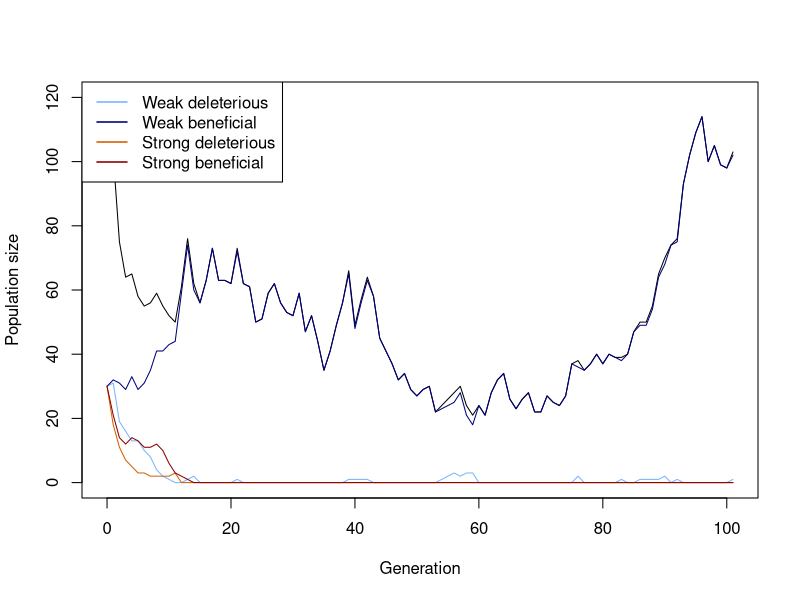
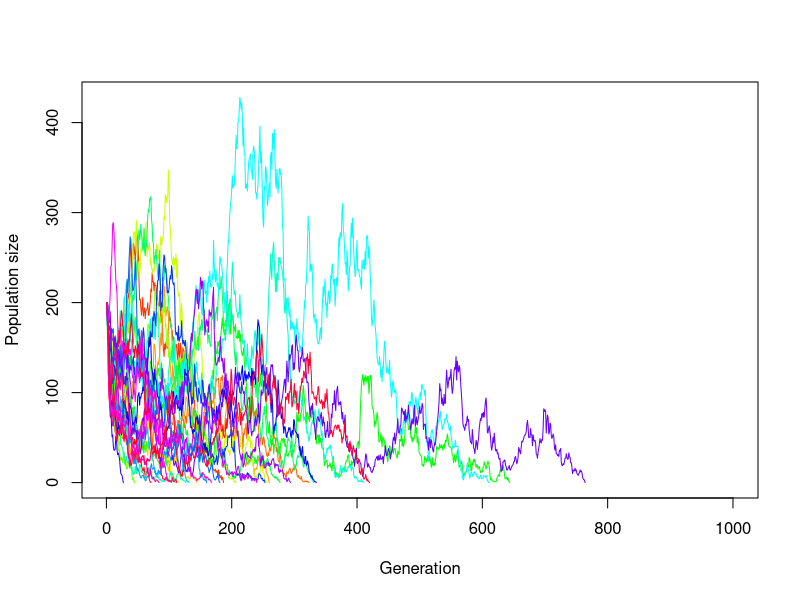
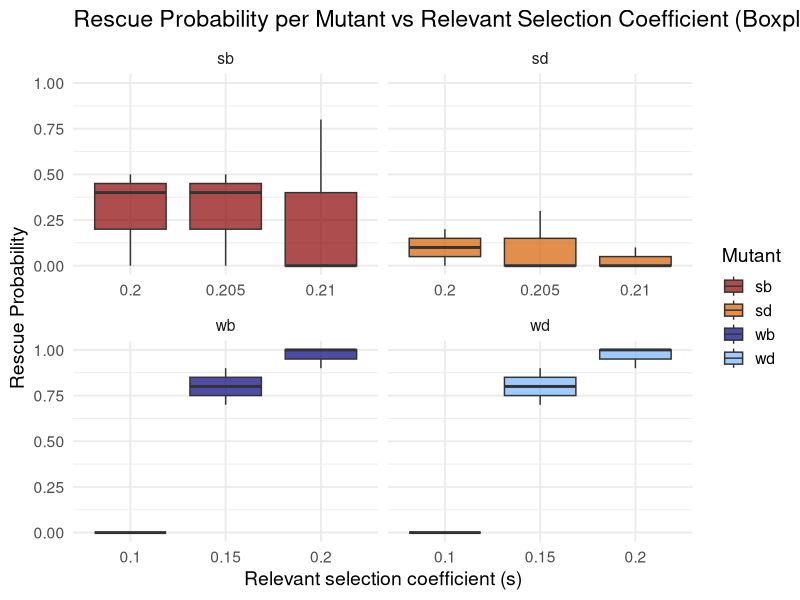
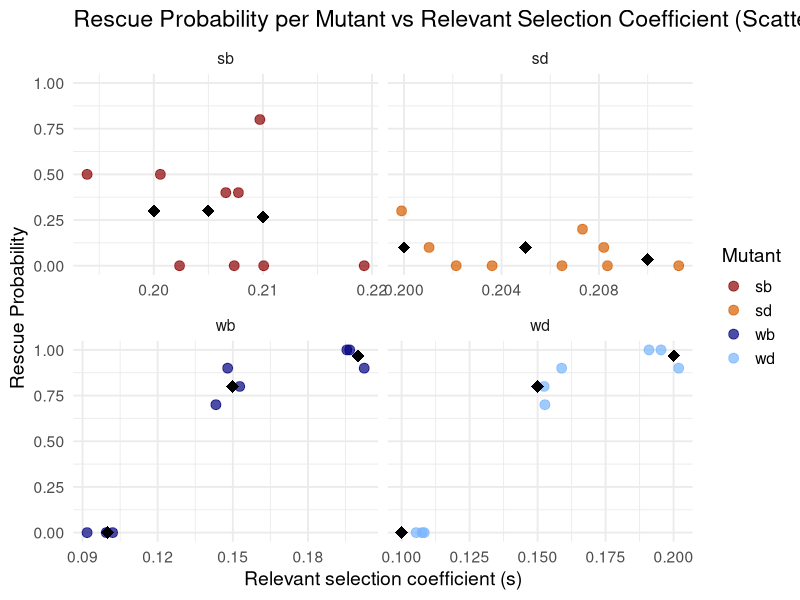
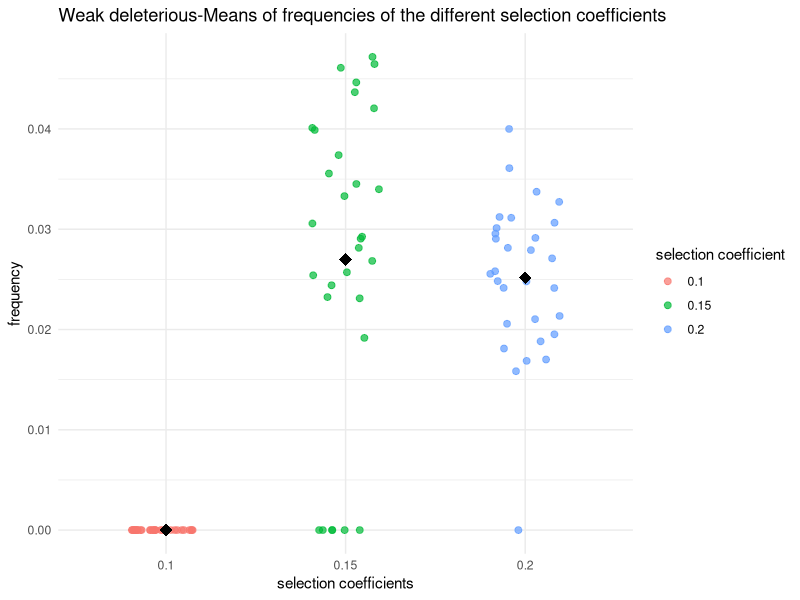
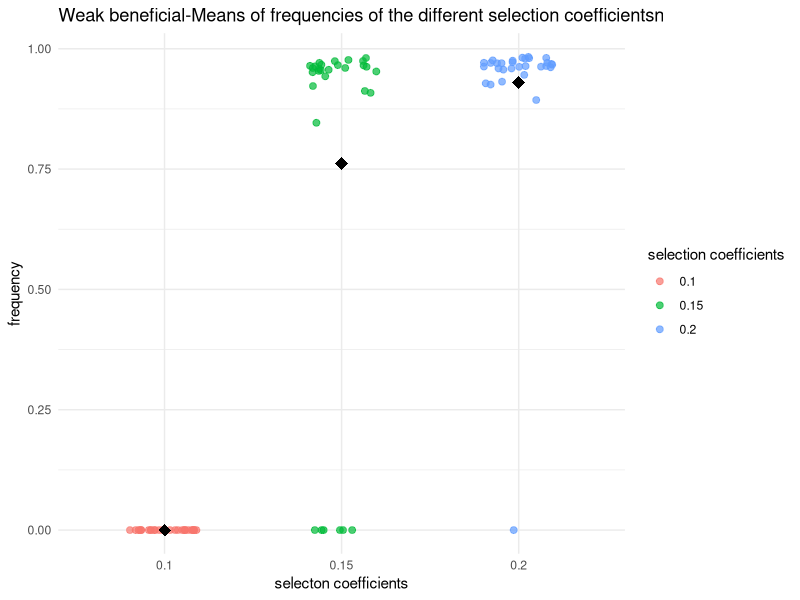
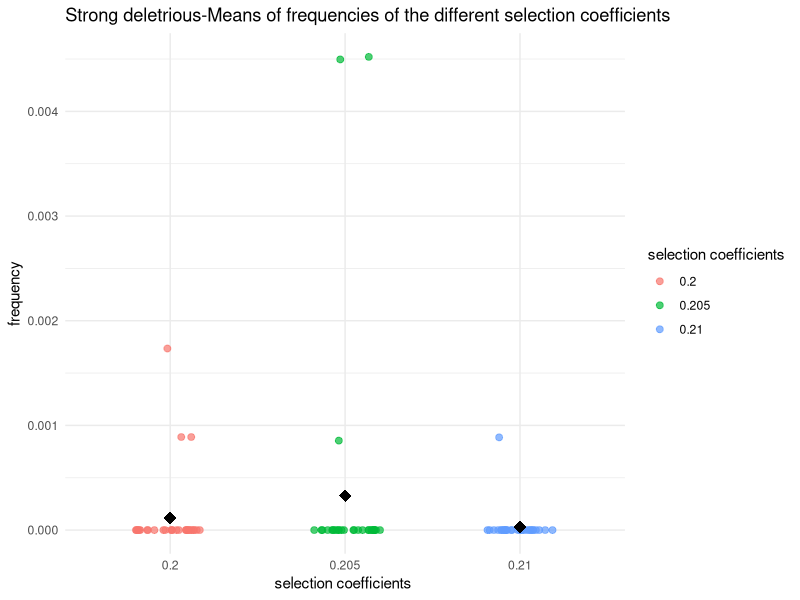
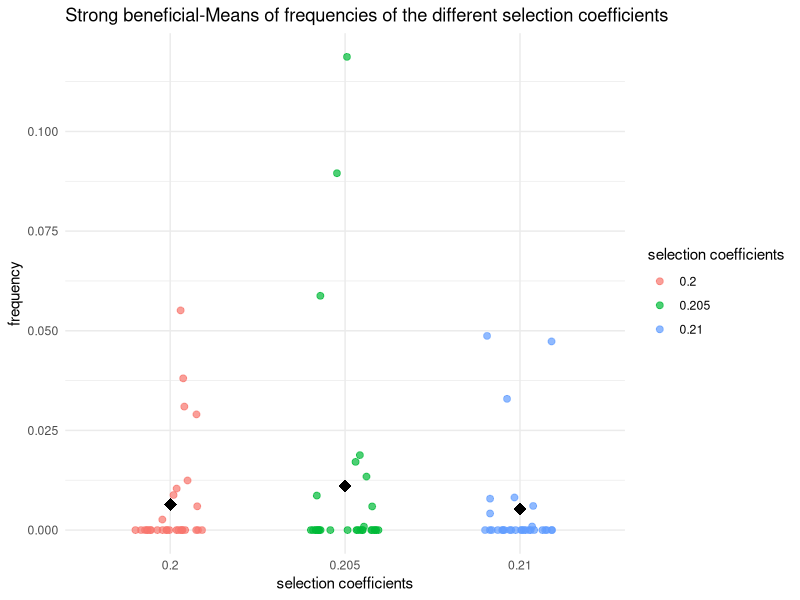

These figures' R source, in order:
## ---- chunk 1
# Function for simulating one Generation in the Population
# adding the population sizes, decay rates, seleection coefficients and mutation rates
simulate_one_gen <- function(N_wd, N_wb, N_sd, N_sb, decay_rate_wm, decay_rate_sm, s_wm, s_sm, m_rate_wm, m_rate_sm) {
  
  # draw Offspring according to Poisson Distribution
  # altered so all four different mutations are considered 
  # for deleterious mutations the s is calculated minus (negative effect) and for the beneficial muation the s is added (positive effect)
  
  offsp_wd <- rpois(1, N_wd * (1-decay_rate_wm-s_wm))
  offsp_wb <- rpois(1, N_wb * (1-decay_rate_wm+s_wm))
  offsp_sd <- rpois(1, N_sd * (1-decay_rate_sm-s_sm))
  offsp_sb <- rpois(1, N_sb * (1-decay_rate_sm+s_sm))
  
  # draw changing Mutants according to Poisson Distribution
  # alterations considering the for different mutations 
  
  mut_wd_to_wb <- rpois(1, offsp_wd * m_rate_wm)
  mut_sd_to_sb <- rpois(1, offsp_sd * m_rate_sm)
  mut_wb_to_wd <- rpois(1, offsp_wb * m_rate_wm)
  mut_sb_to_sd <- rpois(1, offsp_sb * m_rate_sm)
  
  # determine new Population Sizes of all four Mutants (2 versions of weak Mutations   and 2   versions of strong Mutations)
  # to account for back mutations as well (beneficial to deleterious), mutations rates for these cases are added (mut_b_to_d)
  
  N_wd_new <- max(offsp_wd - mut_wd_to_wb+ mut_wb_to_wd,0)
  N_wb_new <- max(offsp_wb - mut_wb_to_wd+ mut_wd_to_wb,0)
  N_sd_new <- max(offsp_sd - mut_sd_to_sb+ mut_sb_to_sd,0)
  N_sb_new <- max(offsp_sb - mut_sb_to_sd+ mut_sd_to_sb,0)
  
  # with the return function, the new values for population sizes are stored
  
 return(c(N_wd_new, N_wb_new, N_sd_new, N_sb_new))
}
  # with print we visualize the 4 numbers we get for the population sizes, we simulate the population by setting our parameters to certain values 


print(simulate_one_gen(N_wd=50, N_wb=0, N_sd=50, N_sb=0, decay_rate_wm=0, decay_rate_sm=0, s_wm=0, s_sm=0, m_rate_wm=0, m_rate_sm=0))
## ---- chunk 2
# Simulation runs until the 100th Generation

max_gen=1000

#With this function we simulate over generations, we put initial population sizes of the four mutations, with the parameter max_gen we determine that our simulation maximally runs until the 100th geneeration

simulate_pop <- function(init_wd, init_wb,  init_sd, init_sb, decay_rate_wm, decay_rate_sm, s_wm, s_sm, m_rate_wm, m_rate_sm, max_gen) {
  
  # Create the Vector in which to save the Results
  
  pop_vector <- c(init_wd,init_wb, init_sd, init_sb)
  
  # initiate the variables
  
  pop_new <- c(init_wd, init_wb, init_sd, init_sb)
  
  # run the Simulation until Generation max_gen
  
  for (i in 1:(max_gen + 1)) {
    
    # redefine the current Population one Generation later
    
    pop_new <- simulate_one_gen(pop_new[1],pop_new[2],pop_new[3],pop_new[4], decay_rate_wm, decay_rate_sm, s_wm, s_sm, m_rate_wm, m_rate_sm)
    
    # add the new Population Sizes to the Output Vector
    
    pop_vector <- rbind(pop_vector,pop_new)
    
    # Condition to stop the Simulation before max_gen: either the Population exceeds 10 Times the Original Population Size, or it goes extinct
    
    if ((sum(pop_new) >= 10 * sum(c(init_wd, init_wb, init_sd, init_sb))) || sum(pop_new) == 0)
      break

}
  
  # Define the Row and Column Names of the Output Vector
  rownames(pop_vector) <- (0:max_gen)[1:length(pop_vector[,1])] 
  
  # the colom-names in our vectors are according to our mutations (wd, wb, sd, sb)
  
  colnames(pop_vector) <- c("wd","wb", "sd", "sb")
  
  # return the vector
  
  return(pop_vector)	
}


# Test the Function and plot the Result

max_gen <- 100

# Simulation Data with certain values determined

output <- simulate_pop(init_wd=30, init_wb=30,  init_sd=30, init_sb=30, decay_rate_wm=0.1, decay_rate_sm=0.2, s_wm=0.1, s_sm=0.2, m_rate_wm=0.003, m_rate_sm=0.005,max_gen)

# show the last few Lines of the Data Table

print(tail(output))

# plot the Output 
# determine x axis Range 

x_range <- 0:(length(output[,1])-1)

# this plots the total Population Size-black line visible in the plot

plot(x_range,output[,1]+output[,2]+output[ ,3]+output[ ,4],type='l',ylim=c(0,max(output[,1]+output[,2]+output[ ,3]+output[ ,4])),xlab =  "Generation",ylab = "Population size")

# add Number of wd Individuals
lines(x_range,output[,1], col="#77b5fe")

# add Number of wb Individuals
lines(x_range,output[,2], col="navyblue")

# add Number of sd Individuals
lines(x_range,output[,3], col="#D55E00")

# add Number of sb Individuals
lines(x_range,output[,4], col="darkred")

# add Legend in the top-left corner
legend("topleft",
       legend=c("Weak deleterious","Weak beneficial","Strong deleterious","Strong beneficial"),
       col=c("#77b5fe","navyblue","#D55E00","darkred"), lty=1, lwd=1.5)





## ---- chunk 3
# code for plotting the result of different populations in one plot
init_wd <- 50
init_wb <- 50
init_sd <- 50
init_sb <- 50
m_rate_wm <- 0.002 # approximately 0.4
m_rate_sm <- 0.003 # approximately 0.6
decay_rate_wm <- 0.1
decay_rate_sm <- 0.2
s_wm <- 0.1
s_sm <- 0.2
max_gen <- 1000
replicates <- 30


# defining Data Frame to save one Row (Population Size for multiple Generations until max_gen) after one Loop
temp_output <- data.frame(array(NA, dim = c(0,max_gen)))
# defining Data Frame to save all Results from Loop
final_output <- data.frame(array(NA, dim = c(replicates,max_gen)))
# defining a Set of colors in order to color each Line differently
lines_colors <- rainbow(replicates)

# simulating a population multiple times
for (i in 1:replicates) {
  temp_output <- rowSums(simulate_pop(
    init_wd, init_wb, init_sd, init_sb,
    decay_rate_wm, decay_rate_sm,
    s_wm, s_sm,
    m_rate_wm, m_rate_sm,
    max_gen = max_gen)[, c("wd", "wb", "sd", "sb")])
  
  final_output[i, 1:length(temp_output)]<-temp_output
}

# defining end_gen which is as long as the last Generation where the pop size is an actual Number and not NA yet
end_gen<-tail(which(!is.na(final_output[1,])), 1)
# Plot one Line / one Population
plot(x=1:max_gen,y=final_output[1,1:max_gen],type='l',ylim=c(0,max(final_output, na.rm = TRUE)),xlab =  "Generation",ylab = "Population size", col = lines_colors[1])
# Loop for plotting each Row of Data Table / Population as a Line in the Plot
for (i in 2:replicates) {
  
  end_gen<-tail(which(!is.na(final_output[i,])), 1)
  lines(x=1:max_gen,y=final_output[i,1:max_gen], col=lines_colors[i])
  
  
}


## ---- chunk 4
# set some Parameters to fixed Values
init_wd <- 30
init_wb <- 25
init_sd <- 30
init_sb <- 25
m_rate_wm <- 0.01
m_rate_sm <- 0.05
decay_rate_wm <- 0.1
decay_rate_sm <- 0.2
s_wm <- 0.2
s_sm <- 0.4
max_gen <- 1000
# determine how often to run the Simulation for each set of Parameters
no_replicates <- 10


# set Parameters to vary
s_values_wm <- c(0.10,0.15,0.2)
s_values_sm <- c(0.2,0.205,0.210)
#m_values_wm <- c(0.001,0.01,0.05)
#m_values_sm <- c(0.05,0.1,0.15)


# initialize Data Table - where to collect the Results
data_table <- c()
data_table_wd<- c()
data_table_wb<- c()
data_table_sd<- c()
data_table_sb<- c()
# empty list to save rescue results
rescue_results <- data.frame(
  s_wm = numeric(),
  s_sm = numeric(),
  replicate = integer(),
  rescued = integer()
)
# define total runs and rescue count
total_runs<-0
rescue_count<-0
# run the Simulation across all chosen parameters
# loop over mutation rates
#for(mval_wm in m_values_wm){
 # for(mval_sm in m_values_sm){
    # loop over Selection strength
    for(sval_wm in s_values_wm){
      for(sval_sm in s_values_sm){
        # different Way of running many Simulations: make Replicates using "repeat" Function         with a counter i
        # reset Counter
        i<-1
        
        repeat {
          # increase Counter by one
          i<-i+1
          # defining total runs
          total_runs <- total_runs + 1
          # run the Simulation once
          one_run <- simulate_pop(init_wd, init_wb, init_sd, init_sb,
                                  decay_rate_wm, decay_rate_sm,
                                  sval_wm, sval_sm, m_rate_wm=0.01,m_rate_sm=0.01, max_gen)
          
          # determine total Population Sizes
          total_size <- one_run[,1]+one_run[,2]+one_run[,3]+one_run[,4]
          
          
          # determine final Population Size for each Mutant
          N_end_wd <- one_run[nrow(one_run), "wd"]
          N_end_wb <- one_run[nrow(one_run), "wb"]
          N_end_sd <- one_run[nrow(one_run), "sd"]
          N_end_sb <- one_run[nrow(one_run), "sb"]
          
          total_end <- N_end_wd + N_end_wb + N_end_sd + N_end_sb
          # introduce rescue count
          rescued_wd <- ifelse(one_run[nrow(one_run), "wd"] > 0, 1, 0)
          rescued_wb <- ifelse(one_run[nrow(one_run), "wb"] > 0, 1, 0)
          rescued_sd <- ifelse(one_run[nrow(one_run), "sd"] > 0, 1, 0)
          rescued_sb <- ifelse(one_run[nrow(one_run), "sb"] > 0, 1, 0)

         
          # save rescue outcome (rescue or extinction)
          rescue_results <- rbind(rescue_results,
            data.frame(
              s_wm = sval_wm,
              s_sm = sval_sm,
              replicate = i - 1,
              rescued_wd = rescued_wd,
              rescued_wb = rescued_wb,
              rescued_sd = rescued_sd,
              rescued_sb = rescued_sb
  )
)

          # determine Frequencies of each mutant in the final Population
          freq_wd <- ifelse(total_end > 0, N_end_wd / total_end, 0)
          freq_wb <- ifelse(total_end > 0, N_end_wb / total_end, 0)
          freq_sd <- ifelse(total_end > 0, N_end_sd / total_end, 0)
          freq_sb <- ifelse(total_end > 0, N_end_sb / total_end, 0)
          
          
          
          data_table_wd<- rbind(data_table_wd, c(sval_wm,freq_wd))
          data_table_wb<- rbind(data_table_wb, c(sval_wm, freq_wb))
          data_table_sd<- rbind(data_table_sd,c(sval_sm, freq_sd))
          data_table_sb<-rbind(data_table_sb, c (sval_sm,freq_sb))
          # enter the D into the Table
          data_table <- rbind(data_table,c(m_rate_wm = 0.01,m_rate_sm = 0.01,sval_wm,sval_sm,N_end_wd,        N_end_wb, N_end_sd, N_end_sb,freq_wd, freq_wb, freq_sd,freq_sb)) # note that we add the                varying parameters (mutation rate and selection strength for each version of weak            and strong mutation) to the table too
          # stop the repeated Computation after no_replicates times
          
          
          if(i>no_replicates) break
          
        }
      }
    }
  #}
#}
# Make sure your data is a proper data frame
data_table_wd <- as.data.frame(data_table_wd)

# If the column names are missing or wrong, set them
colnames(data_table_wd) <- c("V1", "V2")

# Add an index column for plotting along x-axis
data_table_wd$Index <- 1:nrow(data_table_wd)

# calculate rescue probability per parametercombination
library(dplyr)
library(ggplot2)
library(tidyr)



rescue_summary <- rescue_results %>%
  group_by(s_wm, s_sm) %>%
  summarise(
    rescue_prob_wd = mean(rescued_wd),
    rescue_prob_wb = mean(rescued_wb),
    rescue_prob_sd = mean(rescued_sd),
    rescue_prob_sb = mean(rescued_sb),
    .groups = "drop"
  )

print(rescue_summary)


# Daten vorbereiten
rescue_long <- rescue_summary %>%
  pivot_longer(
    cols = starts_with("rescue_prob_"),
    names_to = "mutant",
    values_to = "rescue_prob"
  ) %>%
  mutate(
    mutant = gsub("rescue_prob_", "", mutant),
    s_value = case_when(
      mutant %in% c("wd", "wb") ~ s_wm,
      mutant %in% c("sd", "sb") ~ s_sm
    )
  )

library(ggplot2)

ggplot(rescue_long, aes(x = factor(s_value), y = rescue_prob, fill = mutant)) +
  geom_boxplot(alpha = 0.7) +
  scale_y_continuous(limits = c(0, 1)) +
  scale_fill_manual(values = c(
    "wd" = "#77b5fe", 
    "wb" = "navyblue", 
    "sd" = "#D55E00", 
    "sb" = "darkred"
  )) +
  facet_wrap(~ mutant, scales = "free_x") +
  labs(
    title = "Rescue Probability per Mutant vs Relevant Selection Coefficient (Boxplot)",
    x = "Relevant selection coefficient (s)",
    y = "Rescue Probability",
    fill = "Mutant"
  ) +
  theme_minimal(base_size = 14)

ggplot(rescue_long, aes(x = s_value, y = rescue_prob, color = mutant)) +
  geom_jitter(width = 0.01, height = 0, size = 3, alpha = 0.7) +
  stat_summary(fun = mean, geom = "point", shape = 18, size = 4, color = "black") +
  scale_y_continuous(limits = c(0, 1)) +
  scale_color_manual(values = c(
    "wd" = "#77b5fe", 
    "wb" = "navyblue", 
    "sd" = "#D55E00", 
    "sb" = "darkred"
  )) +
  facet_wrap(~ mutant, scales = "free_x") +
  labs(
    title = "Rescue Probability per Mutant vs Relevant Selection Coefficient (Scatterplot)",
    x = "Relevant selection coefficient (s)",
    y = "Rescue Probability",
    color = "Mutant"
  ) +
  theme_minimal(base_size = 14)


0# optional: Mutantennamen schöner machen
rescue_long$mutant <- gsub("rescue_prob_", "", rescue_long$mutant)











# plotting wd with different s values
  # making sure that its a data frame
data_table_wd <- as.data.frame(data_table_wd)
colnames(data_table_wd) <- c("V1", "V2")


  # Scatterplot of wd with jitter and mean 
library(ggplot2)
ggplot(data_table_wd, aes(x = factor(V1), y = V2, color = factor(V1))) +
  geom_jitter(width = 0.2, height = 0, size = 2, alpha = 0.7) +
  stat_summary(fun = mean, geom = "point", shape = 18, size = 4, color = "black") +
  labs(
    x = "selection coefficients",
    y = "frequency",
    color = "selection coefficient",
    title = "Weak deleterious-Means of frequencies of the different selection coefficients"
  ) +
  theme_minimal()

# plotting wb with different s values
  # making sure that its a data frame
data_table_wb <- as.data.frame(data_table_wb)
colnames(data_table_sb) <- c("V1", "V2")

# Scatterplot of wb with jitter and mean
ggplot(data_table_wb, aes(x = factor(V1), y = V2, color = factor(V1))) +
  geom_jitter(width = 0.2, height = 0, size = 2, alpha = 0.7) +
  stat_summary(fun = mean, geom = "point", shape = 18, size = 4, color = "black") +
  labs(
    x = "selecton coefficients",
    y = "frequency",
    color = "selection coefficients",
    title = "Weak beneficial-Means of frequencies of the different selection coefficientsn"
  ) +
  theme_minimal()

# plotting sd with different s values
  # making sure that its a data frame
data_table_sd <- as.data.frame(data_table_sd)

colnames(data_table_sd) <- c("V1", "V2")

  # Scatterplot of sd with jitter and mean
ggplot(data_table_sd, aes(x = factor(V1), y = V2, color = factor(V1))) +
  geom_jitter(width = 0.2, height = 0, size = 2, alpha = 0.7) +
  stat_summary(fun = mean, geom = "point", shape = 18, size = 4, color = "black") +
  labs(
    x = "selection coefficients ",
    y = "frequency",
    color = "selection coefficients",
    title = "Strong deletrious-Means of frequencies of the different selection coefficients"
  ) +
  theme_minimal()

# plotting sb with different s values
  # making sure that its a data frame

data_table_sb <- as.data.frame(data_table_sb)
colnames(data_table_sb) <- c("V1", "V2")

  # Scatterplot of sb with jitter and mean 
ggplot(data_table_sb, aes(x = factor(V1), y = V2, color = factor(V1))) +
  geom_jitter(width = 0.2, height = 0, size = 2, alpha = 0.7) +
  stat_summary(fun = mean, geom = "point", shape = 18, size = 4, color = "black") +
  labs(
    x = "selection coefficients",
    y = "frequency",
    color = "selection coefficients",
    title = "Strong beneficial-Means of frequencies of the different selection coefficients"
  ) +
  theme_minimal()


# mean Frequencies of each mutant
mean_freq_wd <- mean(freq_wd)*100
mean_freq_wb <- mean(freq_wb)*100
mean_freq_sd <- mean(freq_sd)*100
mean_freq_sb <- mean(freq_sb)*100

print(paste("Mean frequency of wd =", mean_freq_wd) )
print(paste("Mean frequency of wb =", mean_freq_wb) )
print(paste("Mean frequency of sd =", mean_freq_sd) )
print(paste("Mean frequency of sb =", mean_freq_sb) )

# define Column Names of Data Table
colnames(data_table) <- c("m_rate_wm","m_rate_sm","s_wm","s_sm","N_end_wd", "N_end_wb", "N_end_sd", "N_end_sb","freq_wd", "freq_wb", "freq_sd","freq_sb")
# show the first and last Lines of the Output
print(head(data_table))
print(tail(data_table))
